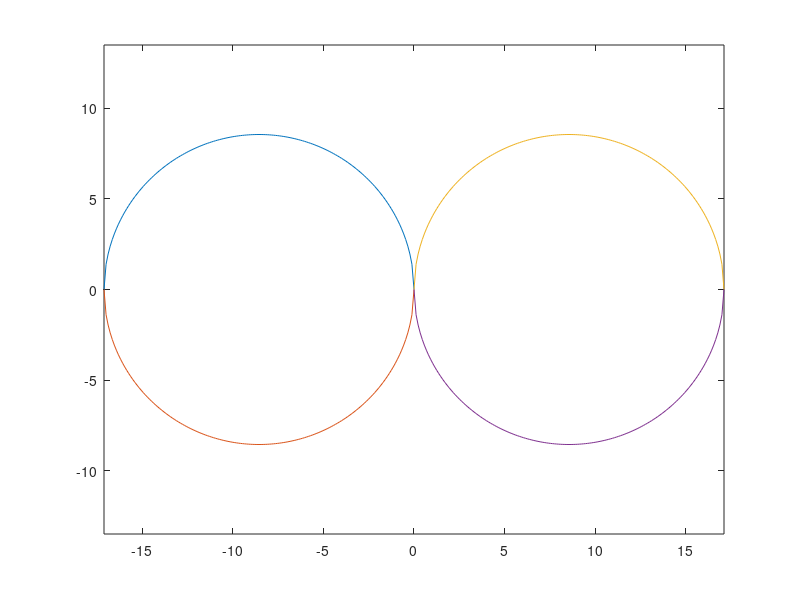

Here is the MATLAB script that generated this plot:
clear
clc

R = 8.55;
x1 = 0:-(2*R/150):(-2*R);
y1 = sqrt(R^(2) - ((x1 + R).^(2)));
x2 = (-2*R):(2*R/150):0;
y2 = -sqrt(R^(2) - ((x2 + R).^(2)));
x3 = 0:(2*R/150):(2*R);
y3 = sqrt(R^(2) - ((x3 - R).^(2)));
x4 = (2*R):-(2*R/150):0;
y4 = -sqrt(R^(2) - ((x4 - R).^(2)));

figure()
plot(x1,y1)
hold on
plot(x2,y2)
plot(x3,y3)
plot(x4,y4)
axis equal

x = [x1 x2 x3 x4]';
y = [y1 y2 y3 y4]';
Spacing = ((diff(x)).^2 + (diff(y)).^2).^0.5;
dist = cumsum(Spacing);  
dist = [ 0 ; dist ; 4*pi*R];
radius_d = [R*(ones(1,0.5*length(x))) -R*(ones(1,0.5*length(x)))]';
curve_d = 1./radius_d;
theta_d = [0 ; cumsum(diff(dist).*curve_d)];

% save('SkidPad_Track','x','y','radius_d','curve_d','theta_d','dist')

% theta_d = atan2(diff(y),diff(x));

% for k = 2:1:length(theta_d)
%     dChange = theta_d(k) - theta_d(k-1);
%     if (abs(dChange) > 0.9*pi)
%         r = round(dChange/pi);
%         theta_d(k) = theta_d(k) - r*pi;
%     end
% end

% curve_d = diff(theta_d)./diff(dist);

% windowSize = round(length(x) / 500);
% b = (1/windowSize)*ones(1,windowSize);
% a = 1;
% theta_d = filter(b,a,theta_d);
% windowSize = round(length(x) / 50);
% b = (1/windowSize)*ones(1,windowSize);
% curve_d = filter(b,a,curve_d);
    
% radius_d = 1./curve_d;
